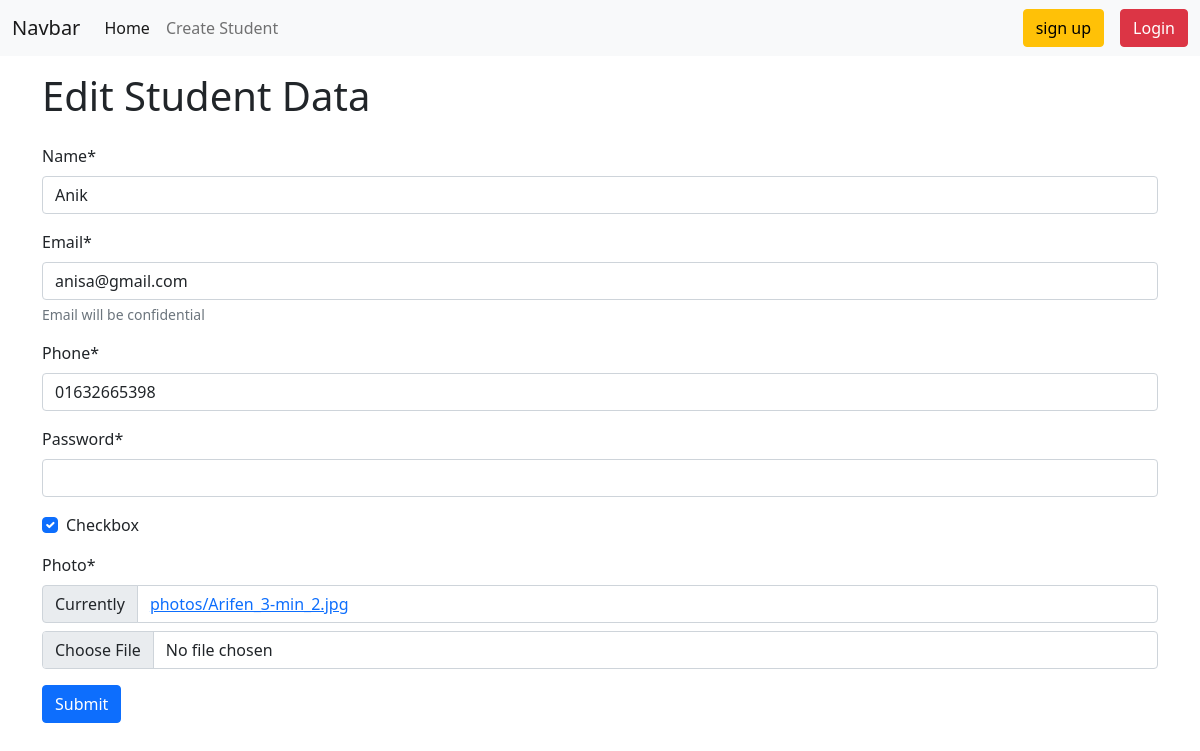
Before: /edit/2 with the older database file.
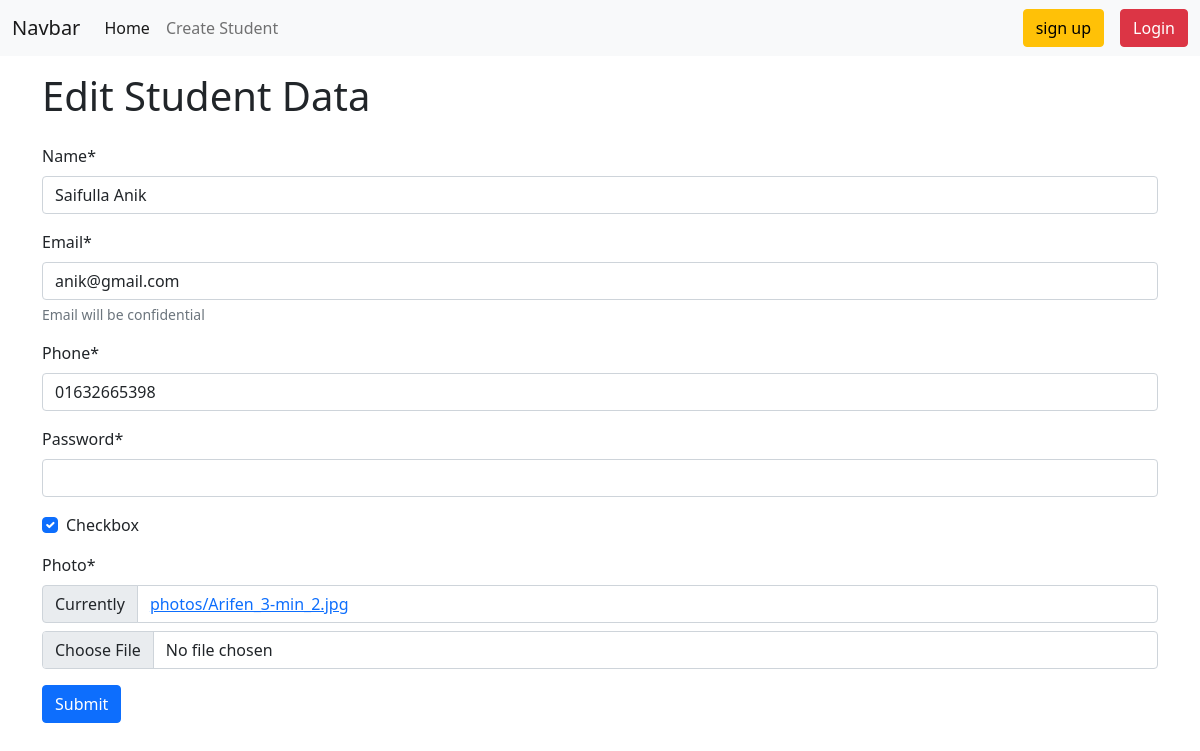
After: the same page with the newer database file.
### student/models.py (models this page shows, shortened)
class Student(models.Model):
    name = models.CharField(max_length=200)
    email = models.EmailField()
    phone = models.CharField(max_length=50)
    password = models.CharField(max_length=150)
    checkbox = models.BooleanField()
    photo = models.ImageField(upload_to=student_directory_name,default=None,null=True)

### student/views.py (the view, shortened to what this page needs)
# urls.py: path('edit/<int:id>',views.updateStudentData.as_view(), name="update_student"), #class based view
class updateStudentData(UpdateView):
    form_class = forms.StudentForm
    model = models.Student
    template_name = 'student/create_student.html'
    success_url = reverse_lazy('home')
    pk_url_kwarg = 'id'
    def get_context_data(self, **kwargs):
        context = super(). get_context_data(**kwargs)
        context['edit'] = True
        return context

### student/forms.py
class StudentForm(forms.ModelForm):
    password = forms.CharField(widget=forms.PasswordInput())
    class Meta:
        model = models.Student
        fields = '__all__'
        labels = {
            'name': "Full name",
            'photo':"Upload your photo",
        },
        help_texts = {
            'email':"Email will be confidential",
        }

### student/templates/student/create_student.html (shortened to what this page needs)
{% extends "base.html" %}
{%load crispy_forms_tags %}
{% block content %}
{% if edit %}
<h1 class="py-3 container">Edit Student Data</h1>
{% else %}
<h1 class="py-3 container">Create New Student</h1>
{% endif %}
<form class="container" method="post" enctype="multipart/form-data" novalidate>
    {{form | crispy}}
    <button type="submit" class="btn btn-primary">Submit</button>
</form>
{% endblock %}

### templates/base.html (shortened to what this page needs)
{%load crispy_forms_tags %}
<!doctype html>
<html lang="en">
<head>
    <link href="https://cdn.jsdelivr.net/npm/bootstrap@5.0.2/dist/css/bootstrap.min.css" rel="stylesheet"
>
</head>
<body>
    <nav class="navbar navbar-expand-lg navbar-light bg-light">
        <div class="container-fluid">
            <a class="navbar-brand" href="#">Navbar</a>
            <div class="collapse navbar-collapse" id="navbarSupportedContent">
                <ul class="navbar-nav me-auto mb-2 mb-lg-0">
                    <li class="nav-item">
                        <a class="nav-link active" aria-current="page" href="{% url 'home' %}">Home</a>
                    </li>
                    <li class="nav-item">
                        <a class="nav-link" href="{% url 'create_student' %}">Create Student</a>
                    </li>
                </ul>
                {% if user.is_authenticated  %}
                <div class="d-flex">
                    <span>{{ user.username }}</span>
                    <a href="{% url 'signup' %}" class="btn btn-warning mx-3">
                        Logout
                    </a>
                    <a href="{% url 'user_login' %}" class="btn btn-danger">
                        Login
                    </a>
                </div>
                {% else %}
                <div class="d-flex">
                    <a href="{% url 'signup' %}" class="btn btn-warning mx-3">
                        sign up
                    </a>
                    <a href="{% url 'user_login' %}" class="btn btn-danger">
                        Login
                    </a>
                </div>
                {% endif %}
            </div>
        </div>
    </nav>
    {% block content %}
    {% endblock %}
</body>
</html>

Changed rows visible on the page:
changed Student: name "Anik" → "Saifulla Anik"; email "anisa@gmail.com" → "anik@gmail.com"
